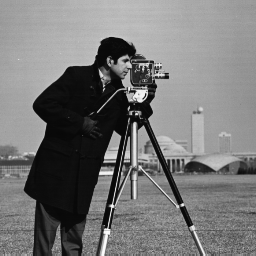
%> input picture CV_03/cameraman.tif, 256 x 256 px
$ octave demoGradient.m   (GNU Octave 9; MATLAB toolbox functions it lacks are replaced by stand-ins)
%> lines starting %> are read from the running program, lines starting %| are printed output that depends on the picture

%function
[x, y] = meshgrid(-4:.5:4);
f = 100-0.5*x.^2-0.5*y.^2;
figure(1); surf(f);
%> after `surf(f)`:
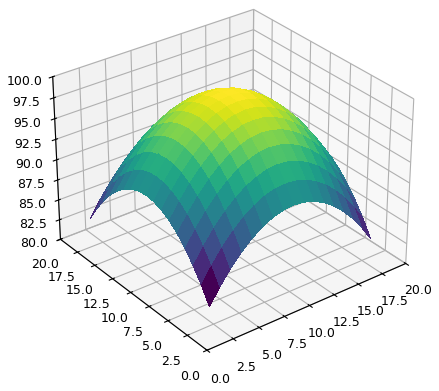
%> figure redrawn from the program's plot data
%figure(1); surf(x,y,f);

%gradient
[dx, dy] = gradient(f);
figure(2);
contour(x,y,f); hold on;
quiver(x,y,dx,dy); hold off;
%> after `quiver(x,y,dx,dy)`:
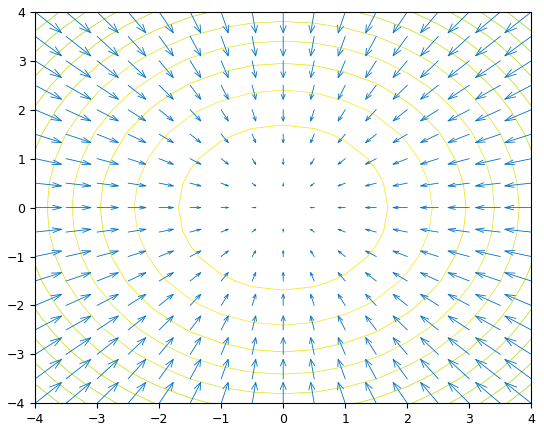
%> figure redrawn from the program's plot data; highest point at x = -4, y = 4; highest point at x = -3.67, y = 3.76

%figure(3); imshow(f,[]);
figure(3); imagesc(f); colormap(gray); hold on;
[tmpx, tmpy] = meshgrid(1:size(f,1));
contour(f,'LineWidth',2,'Color','b');
%> (this line was passed over: contour is not available in this run)
quiver(tmpx,tmpy,dx,dy,'Color','r');
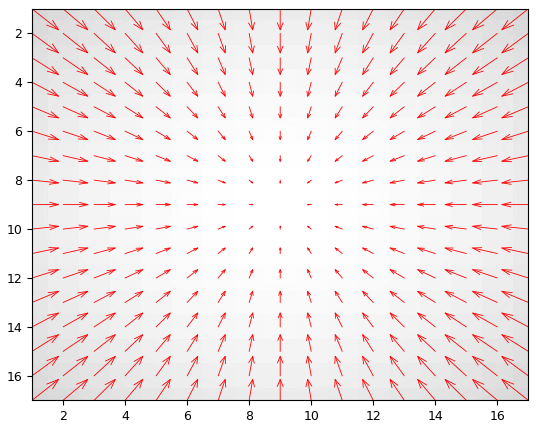
%> figure redrawn from the program's plot data
hold off;

% Image and its gradient
im = imread('cameraman.tif');
%> im is the input picture: size 256x256 uint8; min 7, max 253, mean 118.7
figure(4); imshow(im);
%> (the run ends here)
